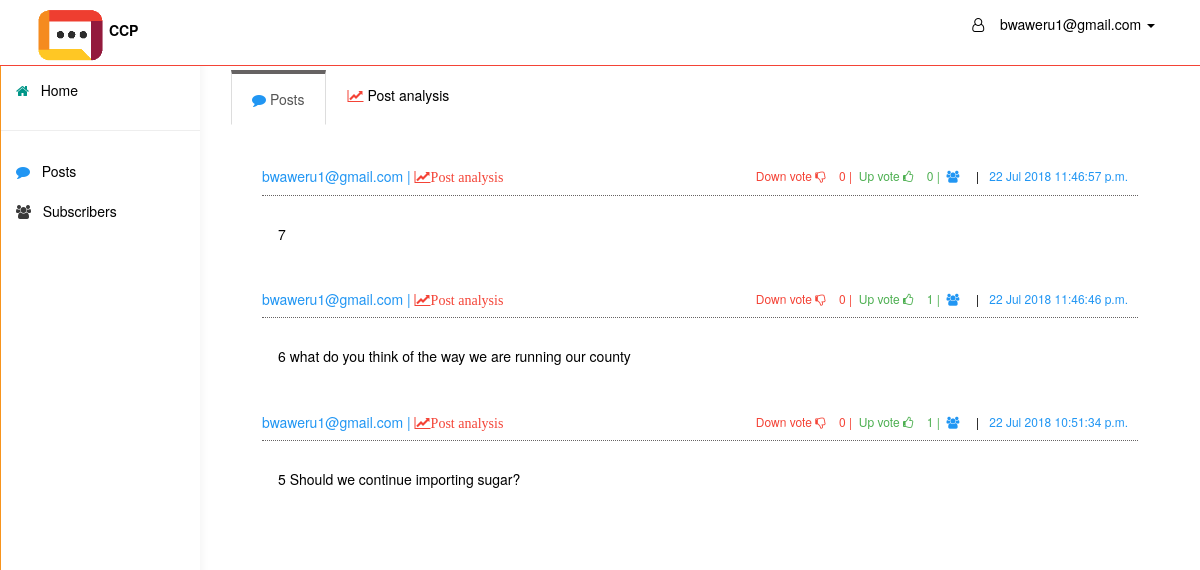
/posts/post_results (signed in), run on the app's committed database.
### posts/models.py (models this page shows)
class Post(models.Model):
    content = models.CharField(max_length=1000, null=False, blank=False)
    up_vote = models.IntegerField(null=True, blank=True)
    up_vote_count = models.IntegerField(default=0)
    down_vote = models.IntegerField(null=True, blank=True)
    down_vote_count = models.IntegerField(default=0)
    post_votes = models.CharField(max_length=20, null=True, blank=True)
    owner = models.ForeignKey(User, null=True, blank=True, on_delete=models.CASCADE)
    date_created = models.DateTimeField()
    class Meta:
        db_table = 'Post'

### posts/views.py (the view)
@login_required(login_url='accounts:login_page')
def get_posts(request):
    post_data = Post.objects.all().order_by('-date_created')
    template = 'posts/post_results.html'
    context = {"posts": post_data}
    return render(request, template, context)

### posts/templates/posts/post_results.html (shortened to what this page needs)
{% extends 'accounts/base_app.html' %}
{% load static %}
{% block content %}
   <div class="w3-container">
        <ul class="nav nav-tabs">
            <li class="active">
                <a data-toggle="tab" href="#tweets-container">
                    <i class="fa fa-comment w3-text-blue"></i> Posts
                </a>
            </li>
            <li>
                <a data-toggle="tab" href="#analysis-container" id="analysis-container-tab">
                    <i class="fa fa-line-chart w3-text-red"></i> Post analysis
                </a>
            </li>
        </ul>
         <div class="tab-content">
            <div class="tab-pane fade in active" id="tweets-container">
                <br>
                {%  if posts %}
                    {% for data in posts %}
                         <div class="w3-container w3-hover-light-grey"  >
                            <div class="border-bottom-dotted" >
                                <h5 class="w3-text-blue">
                                    {{ data.owner }}   |  <a class="fa fa-line-chart cursor-pointer  w3-text-red" id="post-vote-analysis">Post analysis</a>
                                    <span class="pull-right w3-small">
                                        <a class="cursor-pointer" id="down-vote"><span class="w3-text-red post-down-vote" id="down-vote-count-{{ data.id }}" data-value="{{ data.id }}">Down vote   <i class="fa fa-thumbs-o-down"></i> &nbsp;&nbsp; {{ data.down_vote_count }} |</span></a>&nbsp;
                                        <a class="cursor-pointer" id="up-vote"><span class="w3-text-green post-up-vote" id="up-vote-count-{{ data.id }}" data-value="{{ data.id }}">Up vote   <i class="fa fa-thumbs-o-up"></i> &nbsp;&nbsp; {{ data.up_vote_count }}  |</span></a>&nbsp;
                                        <i class="fa fa fa-users"></i>&nbsp;&nbsp; {{ data.voters }} &nbsp;&nbsp;<span class="w3-text-black">|</span>&nbsp;&nbsp;
                                            {{ data.date_created | date:"d M Y g:i:s a" }} &nbsp;&nbsp;
                                    </span>
                                </h5>
                            </div>
                            <br>
                                <p class="w3-text-black w3-padding">
                                    <span id="post-id">{{ data.id }}</span>
                                    {{ data.content }}
                                </p>
                        </div>
                        <br>
                    {% endfor %}
                {% endif %}
            </div>
        </div>
   </div>
{% endblock %}

### accounts/templates/accounts/base_app.html (shortened to what this page needs)
{% load static %}
{% load staticfiles %}
<!DOCTYPE html>
<html>
<head>
  <link rel="stylesheet" type="text/css" href="{% static 'accounts/jqueryui/jquery-ui.min.css' %}" />
  <link rel="stylesheet" type="text/css" href="{% static 'accounts/w3css/w3.css' %}" />
  <link rel="stylesheet" type="text/css" href="{% static 'accounts/css/bootstrap.min.css' %}" />
  <link rel="stylesheet" type="text/css" href="{% static 'accounts/font-awesome/css/font-awesome.min.css' %}" />
  <link rel="stylesheet" type="text/css" href="{% static 'accounts/bootstrapdatetimepicker/bootstrap-datetimepicker.min.css' %}"/>
  <link rel="stylesheet" type="text/css" href="{% static 'accounts/CustomCss/LuminoStyles.css' %}" />
  <link rel="stylesheet" type="text/css" href="{% static 'accounts/CustomCss/styles.css' %}" />
</head>
<body>
    <nav class="navbar navbar-default navbar-fixed-top" role="navigation">
        <div class="container-fluid">
			<div class="navbar-header">
                   <img src="{% static "accounts/img/mwananchi-logo2.png" %}"
                     alt="Profile pic"
                     class="w3-padding-8"
                     style="height: 70px; width: 70px;"/>
                    <b>CCP</b>
				<ul class="user-menu">
                    <li class="dropdown pull-right">
                        <a href="#" class="dropdown-toggle w3-text-black" data-toggle="dropdown">
                            <i class="fa fa-user-o"></i> &nbsp;&nbsp; {{ request.user.email }}
                            <span class="caret"></span>
                        </a>
                    </li>
                 </ul>
            </div>
        </div>
	</nav>
    {% block sidebar %}
        {% if request.user.is_superuser == True and  request.user.is_staff  == True %}
            {% include 'accounts/sidebar_admin.html' %}
        {% elif  request.user.is_superuser == False and  request.user.is_staff  == False%}
            {% include 'accounts/sidebar_client.html' %}
        {% endif %}
    {% endblock %}
    <div class="col-sm-9 col-sm-offset-3 col-lg-10 col-lg-offset-2 main">
        <br>
        {% block content %}
        {% endblock %}
    </div>
</body>
</html>

### accounts/templates/accounts/sidebar_admin.html (shortened to what this page needs)
<div id="sidebar-collapse" class="col-sm-3 col-lg-2 sidebar">
    <ul class="nav menu">
        <li>&nbsp;</li>
        <li>
            <a class="w3-text-black cursor-pointer"
               href="{% url 'accounts:landing_page' %}">
                <i class="fa fa-home w3-text-teal"></i>&nbsp;&nbsp; Home
            </a>
        </li>
        <li role="presentation" class="divider"></li>
        <li class="parent">
            <a data-toggle="collapse"
               data-target="#subscribers-sub-menu"
               class="w3-text-black cursor-pointer">
              <i class="fa fa-comment w3-text-blue"></i>
              &nbsp; Posts
            </a>
        </li>
        <li>
            <a class="w3-text-black cursor-pointer"
               href="{% url 'subscribers:subscribers_list' %}">
              <i class="fa fa-users w3-text-dark-gray"></i>
              &nbsp; Subscribers
            </a>
        </li>
    </ul>
</div>

### accounts/static/accounts/w3css/w3.css (style rules this page uses)
*,*:before,*:after { box-sizing:inherit }
html { -ms-text-size-adjust:100%;-webkit-text-size-adjust:100% }
body { margin:0 }
article,aside,details,figcaption,figure,footer,header,main,menu,nav,section,summary { display:block }
a { background-color:transparent;-webkit-text-decoration-skip:objects }
img { border-style:none }
html,body { font-family:Verdana,sans-serif;font-size:15px;line-height:1.5 }
html { overflow-x:hidden }
h1,h2,h3,h4,h5,h6,.w3-slim,.w3-wide { font-family:"Segoe UI",Arial,sans-serif }
h5 { font-size:18px }
h1,h2,h3,h4,h5,h6 { font-weight:400;margin:10px 0 }
h1 a,h2 a,h3 a,h4 a,h5 a,h6 a { font-weight:inherit }
img { margin-bottom:-5px }
a { color:inherit }
.w3-btn,.w3-btn-floating,.w3-dropnav a,.w3-btn-floating-large,.w3-btn-block, .w3-navbar a,.w3-sidenav a,.w3-pagination li a,.w3-hoverable tbody tr,.w3-hoverable li, .w3-accordion-content a,.w3-dropdown-content a,.w3-dropdown-click:hover,.w3-dropdown-hover:hover,.w3-opennav,.w3-closenav,.w3-closebtn,*[class*="w3-hover-"] { -webkit-transition:background-color .25s,color .15s,box-shadow .25s,opacity 0.25s,filter 0.25s,border 0.15s;transition:background-color .25s,color .15s,box-shadow .15s,opacity .25s,filter .25s,border .15s }
.w3-container:after,.w3-panel:after,.w3-row:after,.w3-row-padding:after,.w3-topnav:after,.w3-clear:after,.w3-btn-group:before,.w3-btn-group:after,.w3-btn-bar:before,.w3-btn-bar:after { content:"";display:table;clear:both }
.w3-small { font-size:12px!important }
.w3-padding-medium,.w3-padding,.w3-form { padding:8px 16px!important }
.w3-padding-8 { padding-top:8px!important;padding-bottom:8px!important }
.w3-container { padding:0.01em 16px }
.w3-text-blue,.w3-hover-text-blue:hover { color:#2196F3!important }
.w3-text-green,.w3-hover-text-green:hover { color:#4CAF50!important }
.w3-text-red,.w3-hover-text-red:hover { color:#f44336!important }
.w3-text-teal,.w3-hover-text-teal:hover { color:#009688!important }
.w3-text-black,.w3-hover-text-black:hover { color:#000!important }
.w3-text-dark-grey,.w3-hover-text-dark-grey:hover,.w3-text-dark-gray,.w3-hover-text-dark-gray:hover { color:#3a3a3a!important }

### accounts/static/accounts/CustomCss/LuminoStyles.css (style rules this page uses)
body { background: #FFFFFF; padding-top: 50px; color: #5f6468; }
p { color: #777; }
a, a:hover, a:focus { color: #30a5ff; }
h1, h2, h3, h4, h5, h6 { color: #5f6468; }
.nav-tabs { background: #e9ecf2; border: 0; }
.nav-tabs li a, .nav-tabs li a:hover, .nav-tabs li.active a, .nav-tabs li.active a:hover { border: 0; padding: 15px 20px; }
.tab-content { padding: 15px; }
.navbar { border: 0; }
.user-menu { display: inline-block; margin-top: 14px; margin-right: 10px; float: right; list-style: none; padding: 0; }
.user-menu a { color: #fff; }
.sidebar { display: block; background-color: #fff; padding: 0; display: none; }
@media (min-width: 768px) { .sidebar { display: block; position: fixed; top: 50px; bottom: 0; left: 0; z-index: 1000; display: block; margin: 0; padding: 0; overflow-x: hidden; overflow-y: auto; background-color: #fff; box-shadow: 1px 0px 10px rgba(0, 0, 0, .05); } }
@media (min-width: 768px) { .navbar-header { width: 100%; } }
.sidebar ul.nav li.divider { border-bottom: 1px solid #eee; margin: 20px 0; }

### accounts/static/accounts/CustomCss/styles.css (style rules this page uses)
.cursor-pointer { cursor: pointer; }
.border-bottom-dotted { border-bottom: #666363 1px dotted; }
.sidebar { background-color: #FFFFFF; border-left: 1px solid #F7941D; }
.nav-tabs > li.active > a { border-radius: 0px; }
.nav-tabs { background-color: #FFFFFF; }
.nav-tabs > li > a { color: #000000; }
.nav-tabs > li.active > a, .nav-tabs > li.active > a:focus, .nav-tabs > li.active > a:hover { -moz-border-bottom-colors: none; -moz-border-left-colors: none; -moz-border-right-colors: none; -moz-border-top-colors: none; background-color: #fff; border-color: #ddd #ddd transparent; border-image: none; border-style: solid; border-width: 1px; border-radius: 0px; border-top: 4px #666363 solid; color: #555; cursor: default; }
.navbar-default { color: #000000; background-color: #FFFFFF; border-bottom: 1px solid #f44336; padding-right: 20px; padding-left: 20px; }

### data on the page
Post: owner "bwaweru1@gmail.com", down_vote_count "0", up_vote_count "0", date_created "22 Jul 2018 11:46:57 p.m.", id "7"
Post: owner "bwaweru1@gmail.com", down_vote_count "0", up_vote_count "1", date_created "22 Jul 2018 11:46:46 p.m.", id "6", content "what do you think of the way we are running our county"
Post: owner "bwaweru1@gmail.com", down_vote_count "0", up_vote_count "1", date_created "22 Jul 2018 10:51:34 p.m.", id "5", content "Should we continue importing sugar?"

### other printed values
{{ request.user.email }} "bwaweru1@gmail.com"
